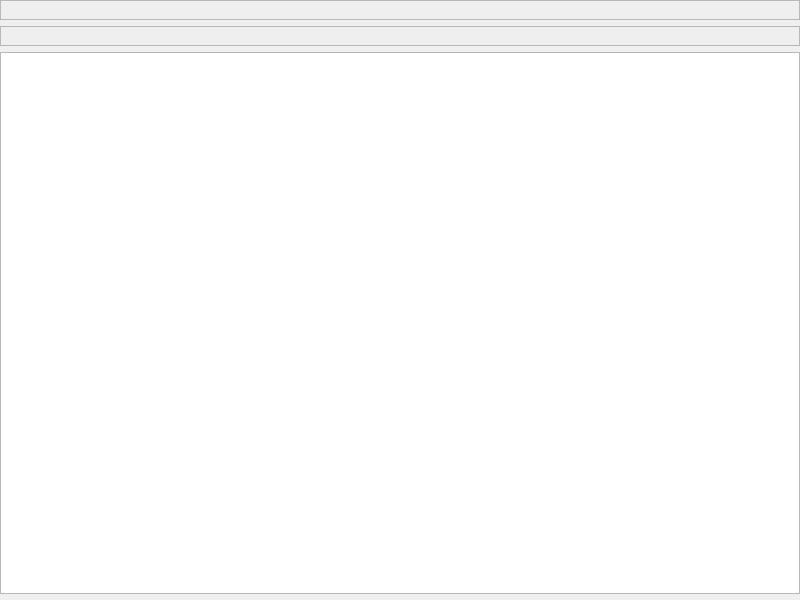
<?xml version="1.0" encoding="UTF-8"?>
<!-- Phiên bản: 2.0 (Tái cấu trúc) -->
<!-- Vị trí: /ui/widgets/downloadwidget.ui -->
<ui version="4.0">
 <class>DownloadWidget</class>
 <widget class="QWidget" name="DownloadWidget">
  <property name="geometry">
   <rect>
    <x>0</x>
    <y>0</y>
    <width>800</width>
    <height>600</height>
   </rect>
  </property>
  <property name="windowTitle">
   <string>Form</string>
  </property>
  <layout class="QVBoxLayout" name="verticalLayout">
   <property name="leftMargin">
    <number>0</number>
   </property>
   <property name="topMargin">
    <number>0</number>
   </property>
   <property name="rightMargin">
    <number>0</number>
   </property>
   <property name="bottomMargin">
    <number>0</number>
   </property>
   <item>
    <widget class="QFrame" name="toolbarFrame">
     <property name="frameShape">
      <enum>QFrame::StyledPanel</enum>
     </property>
     <property name="frameShadow">
      <enum>QFrame::Raised</enum>
     </property>
     <layout class="QVBoxLayout" name="verticalLayout_5">
      <item>
       <widget class="DownloadToolbarWidget" name="toolbarWidget" native="true"/>
      </item>
     </layout>
    </widget>
   </item>
   <item>
    <widget class="QFrame" name="controlBarFrame">
     <property name="frameShape">
      <enum>QFrame::StyledPanel</enum>
     </property>
     <property name="frameShadow">
      <enum>QFrame::Raised</enum>
     </property>
     <layout class="QVBoxLayout" name="verticalLayout_6">
      <item>
       <widget class="DownloadControlBarWidget" name="controlBarWidget" native="true"/>
      </item>
     </layout>
    </widget>
   </item>
   <item>
    <widget class="QStackedWidget" name="mainViewStackedWidget">
     <property name="currentIndex">
      <number>0</number>
     </property>
     <widget class="QWidget" name="listViewPage">
      <layout class="QVBoxLayout" name="verticalLayout_3">
       <property name="leftMargin">
        <number>0</number>
       </property>
       <property name="topMargin">
        <number>0</number>
       </property>
       <property name="rightMargin">
        <number>0</number>
       </property>
       <property name="bottomMargin">
        <number>0</number>
       </property>
       <item>
        <widget class="QTableView" name="downloadsTableView">
         <property name="contextMenuPolicy">
          <enum>Qt::CustomContextMenu</enum>
         </property>
         <property name="selectionBehavior">
          <enum>QAbstractItemView::SelectRows</enum>
         </property>
        </widget>
       </item>
      </layout>
     </widget>
     <widget class="QWidget" name="logViewPage">
      <layout class="QVBoxLayout" name="verticalLayout_4">
       <property name="leftMargin">
        <number>0</number>
       </property>
       <property name="topMargin">
        <number>0</number>
       </property>
       <property name="rightMargin">
        <number>0</number>
       </property>
       <property name="bottomMargin">
        <number>0</number>
       </property>
       <item>
        <widget class="QPlainTextEdit" name="logTextEdit">
         <property name="readOnly">
          <bool>true</bool>
         </property>
        </widget>
       </item>
       <item>
        <widget class="QPushButton" name="backToListButton">
         <property name="text">
          <string>Quay lại Danh sách</string>
         </property>
        </widget>
       </item>
      </layout>
     </widget>
    </widget>
   </item>
   <item>
    <widget class="DownloadOptionsWidget" name="optionsWidget" native="true"/>
   </item>
  </layout>
 </widget>
 <customwidgets>
  <customwidget>
   <class>DownloadToolbarWidget</class>
   <extends>QWidget</extends>
   <header>widgets/downloadtoolbarwidget.h</header>
   <container>1</container>
  </customwidget>
  <customwidget>
   <class>DownloadControlBarWidget</class>
   <extends>QWidget</extends>
   <header>widgets/downloadcontrolbarwidget.h</header>
   <container>1</container>
  </customwidget>
  <customwidget>
   <class>DownloadOptionsWidget</class>
   <extends>QWidget</extends>
   <header>widgets/downloadoptionswidget.h</header>
   <container>1</container>
  </customwidget>
 </customwidgets>
 <resources/>
 <connections/>
</ui>
